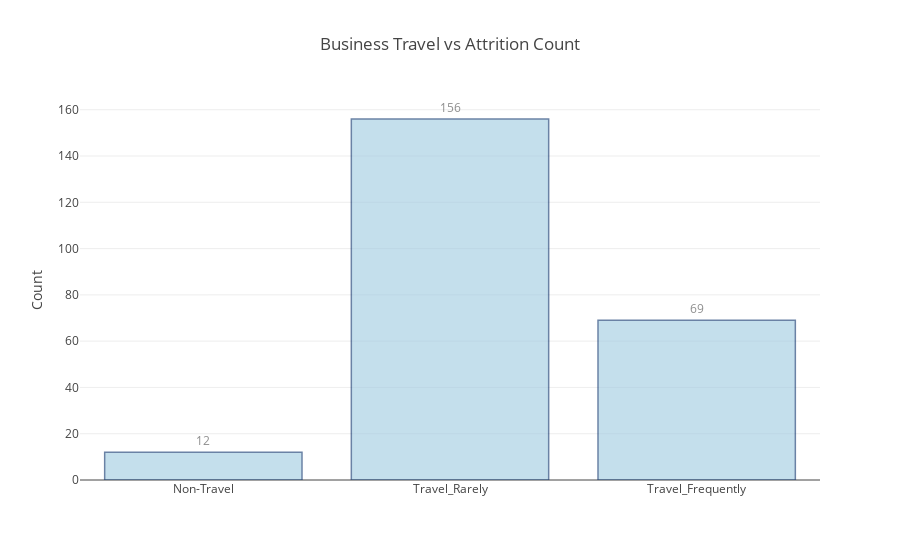

This figure's notebook cell:
### Markdown cell above
### 3.2.1 How many employees who left traveled for business?

### Code cell
# Attrition by Department
grouped = data.groupby(['BusinessTravel',"Attrition"])
output = pd.DataFrame()
output['n'] = grouped["Attrition"].count()

# Identifying sub-categories within cohorts
output['pct'] = output['n'].groupby("BusinessTravel").transform(lambda x: x/x.sum())

# Reset index
output = output.reset_index()

# Filter for only employees who have left
output_yes = output[output['Attrition'] == "Yes"]

# Change decimal to integer for readability 
output_yes['pct'] = output_yes['pct'] * 100

# Plotly object: Attrition Count by Amount of Travel
p = [go.Bar(x = output_yes.BusinessTravel, 
            y = output_yes.n,
            text=output_yes.n.round(decimals=2),
            textposition = 'outside',
            orientation = 'v',
            opacity=0.6, 
            marker=dict(
                color='rgb(158,202,225)',
                line=dict(
                    color='rgb(8,48,107)',
                    width=1.5)))]

# Pieces of Flair
layout = go.Layout(title='Business Travel vs Attrition Count',
                   yaxis=dict(title="Count"))
fig = go.Figure(data=p, layout=layout)

# Plot it
py.offline.iplot(fig)

### Figure 1 — Plotly figure (JSON) as saved in the notebook; plotly's stock layout.template omitted (floating-point values rounded to 4 significant figures)
{"data": [{"marker": {"color": "rgb(158,202,225)", "line": {"color": "rgb(8,48,107)", "width": 1.5}}, "opacity": 0.6, "orientation": "v", "text": [12, 156, 69], "textposition": "outside", "type": "bar", "uid": "4b9dbfc5-b36c-4f3e-a865-de33ef172ce8", "x": ["Non-Travel", "Travel_Rarely", "Travel_Frequently"], "y": [12, 156, 69]}], "layout": {"title": {"text": "Business Travel vs Attrition Count"}, "yaxis": {"title": {"text": "Count"}}}}
